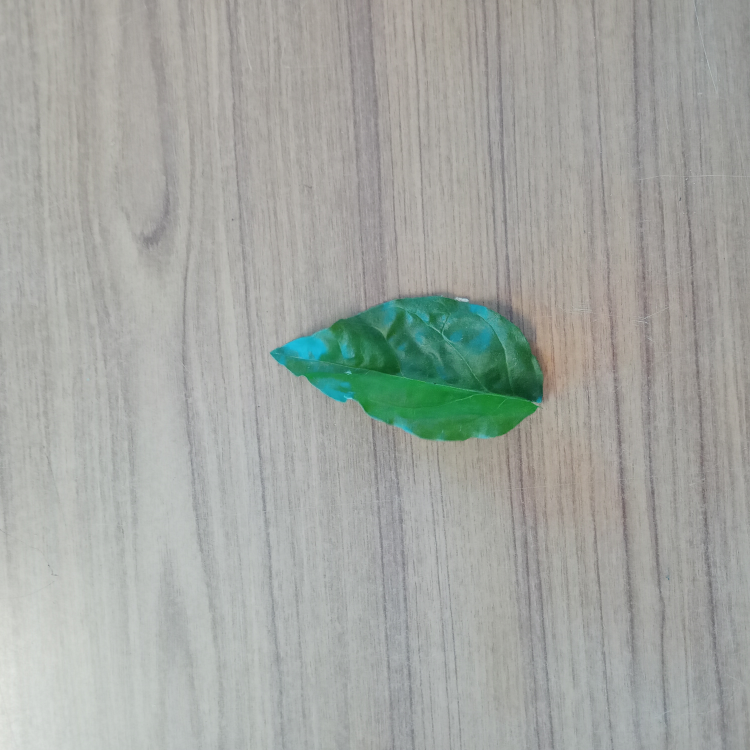
#> input picture DATA_SET/1.jpg, 3000 x 3000 px (shown at 1/4 size)
$ python dropdown2.py
#> lines starting #> are read from the running program, lines starting #| are printed output that depends on the picture
import cv2
import numpy as np

# Load image
folder_path = "./DATA_SET/"
image = cv2.imread(f"{folder_path}1.jpg")
#> image is the input picture: shape (3000, 3000, 3); mean B, G, R 161.7, 166.7, 163.1
image = cv2.resize(image, (500, 500))
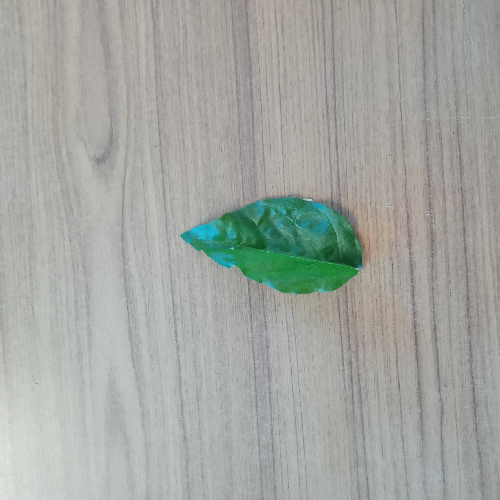
#> image: shape (500, 500, 3); mean B, G, R 161.8, 166.9, 163.2

# Function to apply selected effect
def apply_filter(mode):
    if mode == 0:
        return image  # Original
    elif mode == 1:
        return cv2.cvtColor(image, cv2.COLOR_BGR2GRAY)  # Grayscale
    elif mode == 2:
        return cv2.Canny(image, 50, 150)  # Edge Detection
    elif mode == 3:
        return cv2.GaussianBlur(image, (15, 15), 0)  # Blur

# Callback function for trackbar
def trackbar_callback(value):
    filtered_img = apply_filter(value)
    cv2.imshow("Image", filtered_img)

# Create OpenCV window
cv2.namedWindow("Image")

# Create a trackbar (acts as a dropdown)
cv2.createTrackbar("Mode", "Image", 0, 3, trackbar_callback)
#> slider 'Mode' is set to 1

# Initial display
trackbar_callback(0)

# Wait for user input
cv2.waitKey(0)
#> call 2 of apply_filter, with mode = 1
#> in apply_filter (call 2), `return cv2.cvtColor(image, cv2.COLOR_BGR2GRAY)`:
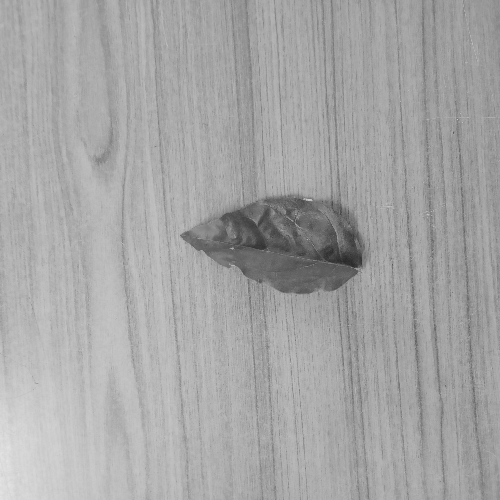
#> returned value: shape (500, 500); min 40, max 227, mean 165.2
cv2.destroyAllWindows()

$ run again, with DATA_SET/10.jpg copied over DATA_SET/1.jpg
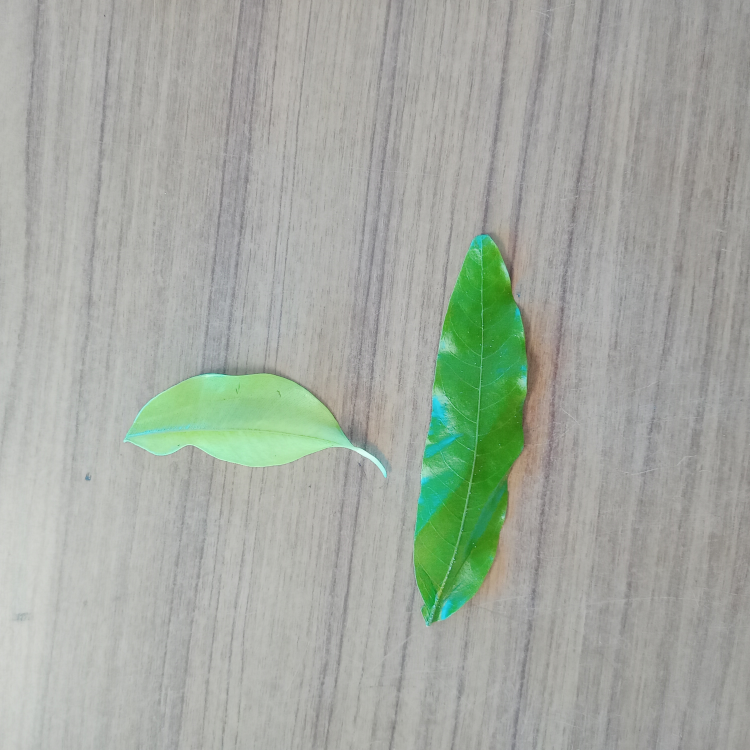
#> input picture DATA_SET/10.jpg, 3000 x 3000 px (shown at 1/4 size)
#> image is the input picture: shape (3000, 3000, 3); mean B, G, R 161.1, 170.2, 163.9
#> `image = cv2.resize(image, (500, 500))`:
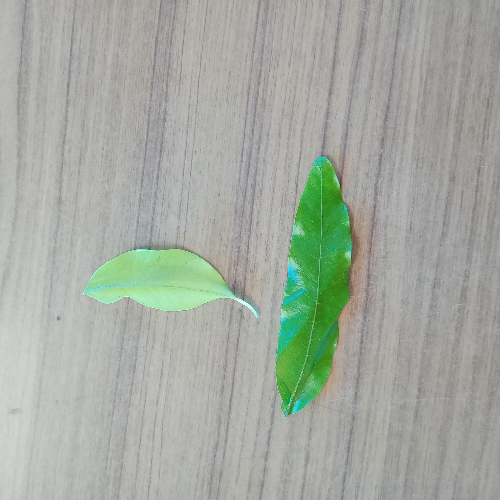
#> image: shape (500, 500, 3); mean B, G, R 161.2, 170.3, 164
#> in apply_filter (call 2), `return cv2.cvtColor(image, cv2.COLOR_BGR2GRAY)`:
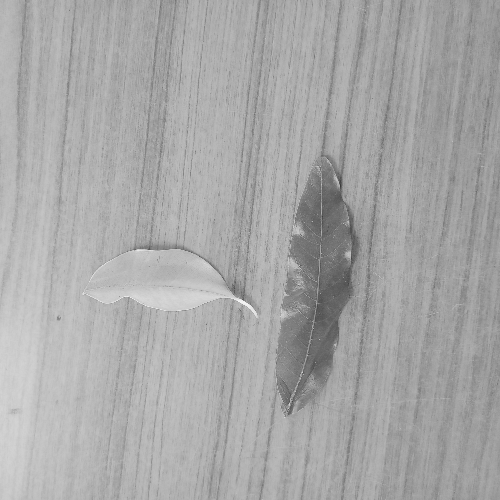
#> returned value: shape (500, 500); min 57, max 244, mean 167.4

$ run again, with DATA_SET/11.jpg copied over DATA_SET/1.jpg
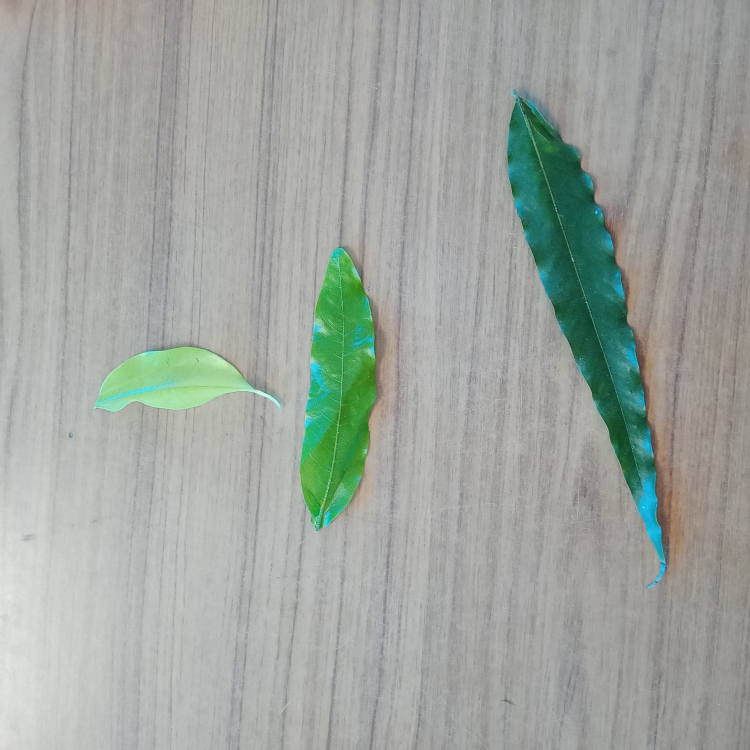
#> input picture DATA_SET/11.jpg, 3000 x 3000 px (shown at 1/4 size)
#> image is the input picture: shape (3000, 3000, 3); mean B, G, R 159.7, 165.7, 159
#> `image = cv2.resize(image, (500, 500))`:
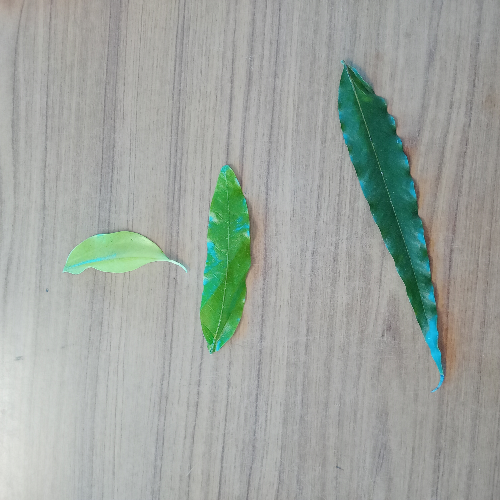
#> image: shape (500, 500, 3); mean B, G, R 159.9, 165.8, 159.2
#> in apply_filter (call 2), `return cv2.cvtColor(image, cv2.COLOR_BGR2GRAY)`:
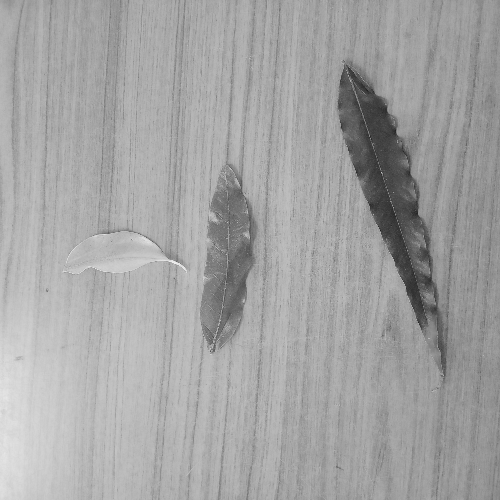
#> returned value: shape (500, 500); min 31, max 237, mean 163.2

$ run again, with DATA_SET/12.jpg copied over DATA_SET/1.jpg
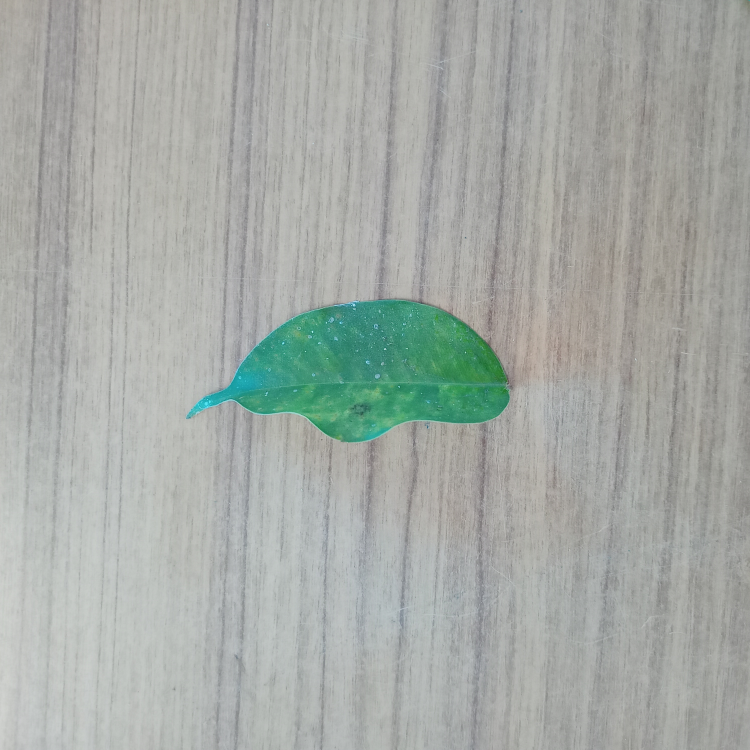
#> input picture DATA_SET/12.jpg, 3000 x 3000 px (shown at 1/4 size)
#> image is the input picture: shape (3000, 3000, 3); mean B, G, R 166.1, 170.9, 165.5
#> `image = cv2.resize(image, (500, 500))`:
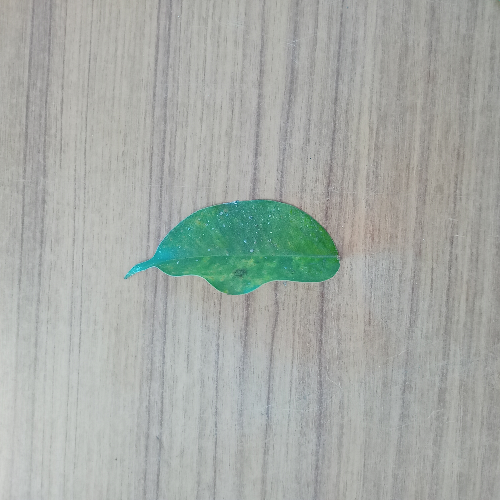
#> image: shape (500, 500, 3); mean B, G, R 166.3, 171, 165.7
#> in apply_filter (call 2), `return cv2.cvtColor(image, cv2.COLOR_BGR2GRAY)`:
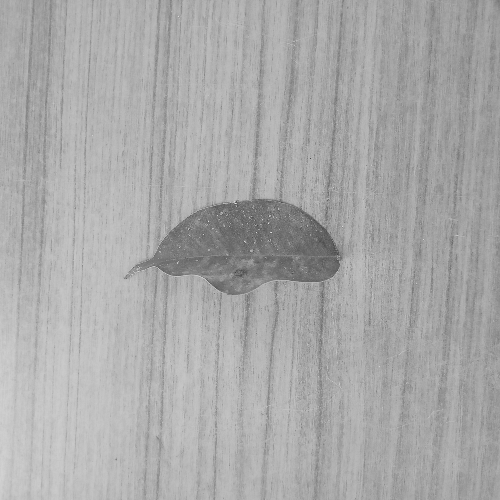
#> returned value: shape (500, 500); min 65, max 228, mean 168.9
